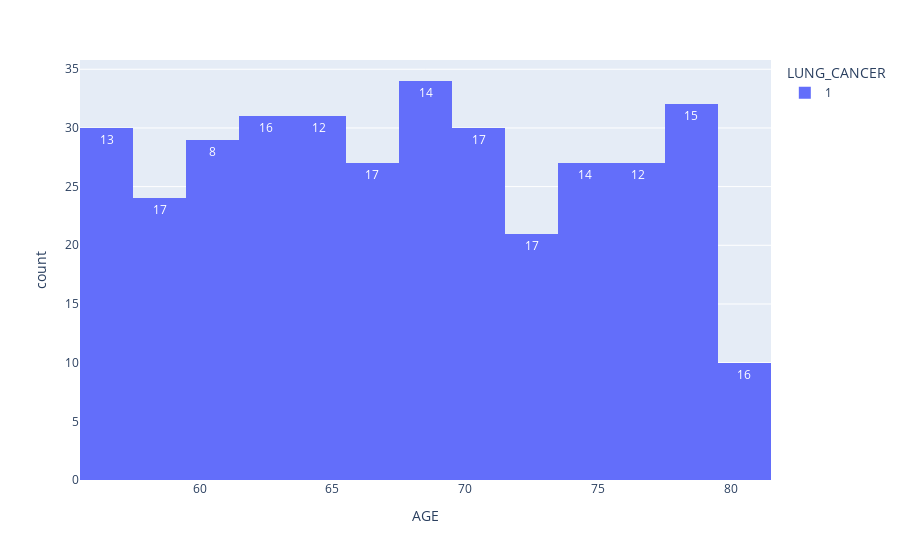

Notebook code for this chart:
### Code cell
# Mayores de 50 años fumadores con cancer de pulmon positivo.
filtered_data = data[(data['AGE'] > 55) & (data['SMOKING'] == 1) & (data['LUNG_CANCER'] == 1)]
px.histogram(filtered_data, x='AGE', color='LUNG_CANCER', barmode='group')
fig = px.histogram(filtered_data, x='AGE', color='LUNG_CANCER', barmode='group')
fig.update_traces(text=filtered_data.groupby(['AGE', 'LUNG_CANCER']).size().values, textposition='auto')
fig.show()

### Figure 1 — Plotly figure (JSON) as saved in the notebook; plotly's stock layout.template omitted (floating-point values rounded to 4 significant figures; data arrays with more than 128 entries replaced by an {"elided": "..."} marker saying what was removed)
{"data": [{"alignmentgroup": "True", "bingroup": "x", "hovertemplate": "LUNG_CANCER=1<br>AGE=%{x}<br>count=%{y}<extra></extra>", "legendgroup": "1", "marker": {"color": "#636efa", "pattern": {"shape": ""}}, "name": "1", "offsetgroup": "1", "orientation": "v", "showlegend": true, "text": [13, 17, 8, 16, 12, 17, 14, 17, 17, 14, 12, 15, 16, 18, 14, 16, 13, 8, 12, 15, 12, 15, 15, 17, 10], "textposition": "auto", "type": "histogram", "x": {"elided": "353 int values"}, "xaxis": "x", "yaxis": "y"}], "layout": {"barmode": "group", "legend": {"title": {"text": "LUNG_CANCER"}, "tracegroupgap": 0}, "margin": {"t": 60}, "xaxis": {"anchor": "y", "domain": [0, 1], "title": {"text": "AGE"}}, "yaxis": {"anchor": "x", "domain": [0, 1], "title": {"text": "count"}}}}
